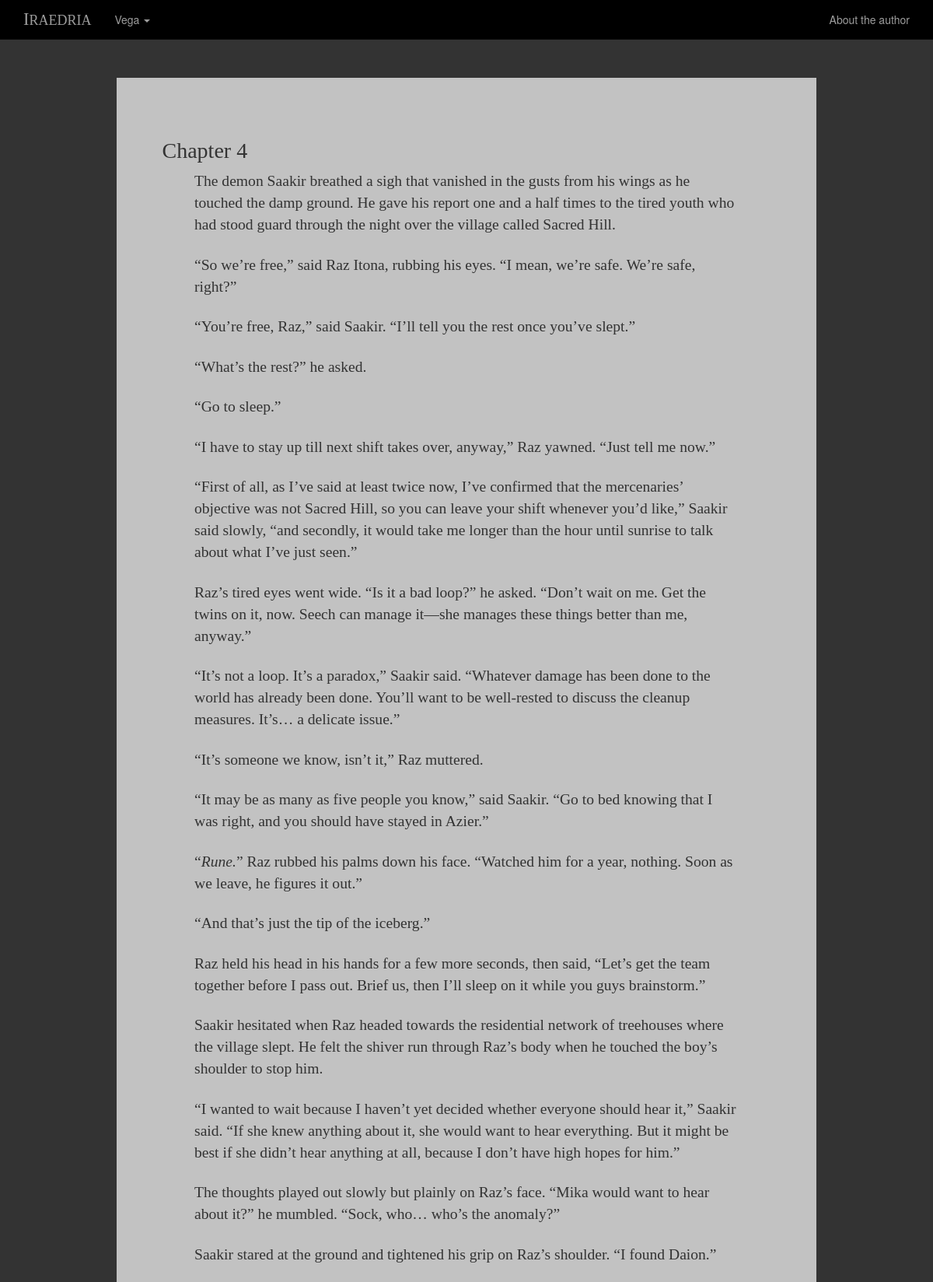
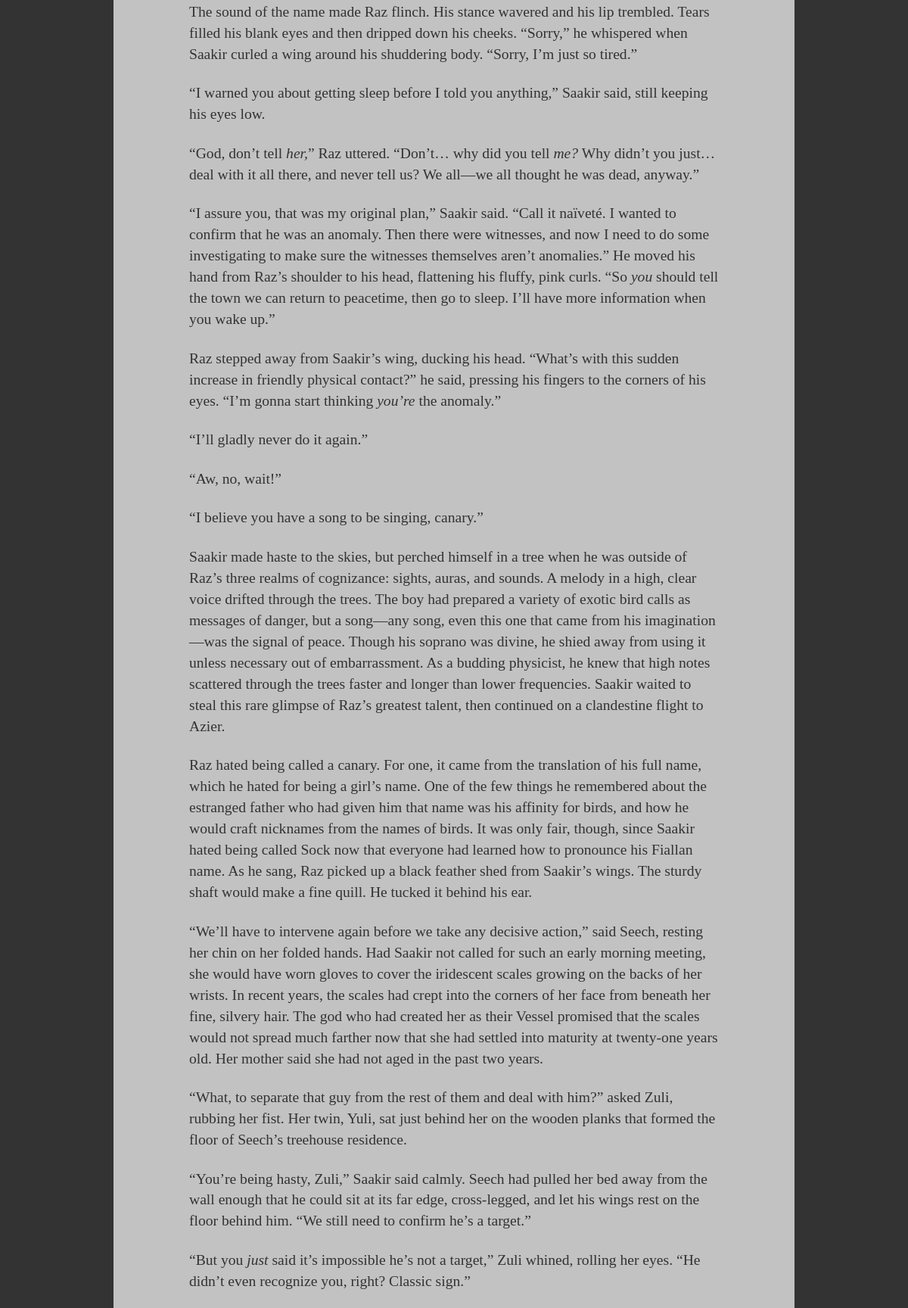
Screenshot of /vega/4 (upper part) with the database file from the repository (2 pictures, top to bottom).
### app/models.py (models this page shows, shortened)
class Chapter(db.Model):
    __tablename__ = 'chapter'
    id = db.Column(db.Integer, primary_key=True)
    num = db.Column(db.Integer)
    text = db.Column(db.String)  # gave it no length parameter, let's see what happens?
    date_added = db.Column(db.Integer)
    date_modified = db.Column(db.Integer)
    booknum = db.Column(db.Integer)
    likes = db.Column(db.Integer)
    photo_url = db.Column(db.String)  # edit this column manually with the db viewer

### app/views.py (the view)
@app.route('/<book>/<int:num>')
def chapter(book, num):
    if num == 0:
        return redirect(url_for('prologue', book=book))
    try:
        bookenum = Book[book.lower()]
        c = Chapter.query.filter_by(num=num, booknum=bookenum.value).first()
        if c:
            return render_template("chapter.html", current=c, bookstr=book)
        abort(404)
    except KeyError:
        abort(404)

### templates/chapter.html (shortened to what this page needs)
{% extends 'base.html' %}
{% block content %}
        <div class="container chapter">
            <h2>Chapter {{ current.num }}</h2>
            {{ current.text|safe }}
        </div>
{% endblock %}

### static/css/iraedria.css (style rules this page uses)
body, html { height: 100%; }
body { background-image: url(../img/forest.jpg); background-repeat: no-repeat; background-attachment: fixed; }
.chapter { background-color: rgba(255,255,255,.7); max-width: 900px; margin-top: 60px; margin-bottom: 60px; padding: 5%; }
.chapter p, .prologue p, .cover p { font-family: Garamond, serif; font-size: 1.4em; padding-bottom: 1.2em; max-width: 700px; margin: auto; }
h2 { font-family: Garamond, serif; font-size: 200%; }

### rows the page displays
Chapter: num "4", text "The demon Saakir breathed a sigh that vanished in the gusts from his wings as he touched the damp ground. He gave his report one and a half times to the tired youth who had stood guard through the night over the village called Sacred Hill. “So we’re free,” said Raz Itona, rubbing his eyes. “I mean, we’re safe. We’re safe, right?” “You’re free, Raz,” said Saakir. “I’ll tell you the rest once you’ve slept.” “What’s the rest?” he asked. “Go to sleep.” “I have to stay up till next shift takes over, anyway,” Raz yawned. “Just tell me now.” “First of all, as I’ve said at least twice now, I’ve confirmed that the mercenaries’ objective was not Sacred Hill, so you can leave your shift whenever you’d…"
